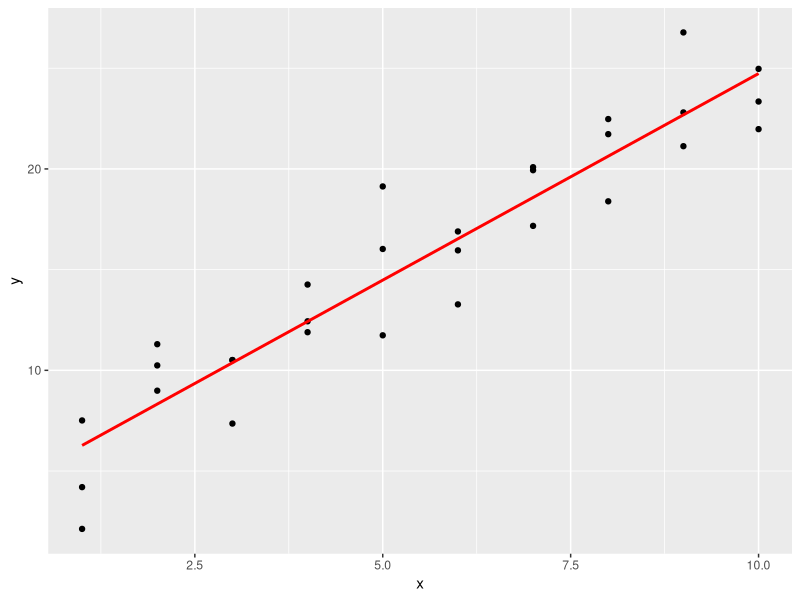
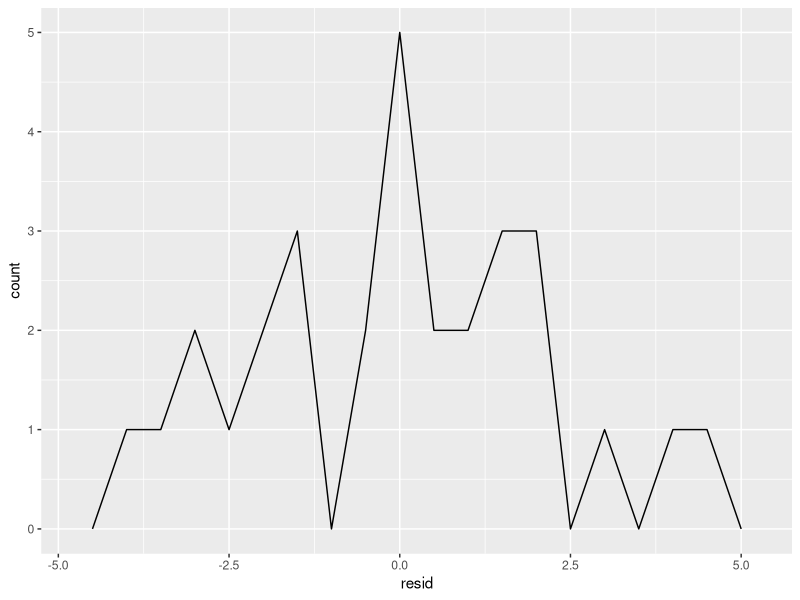
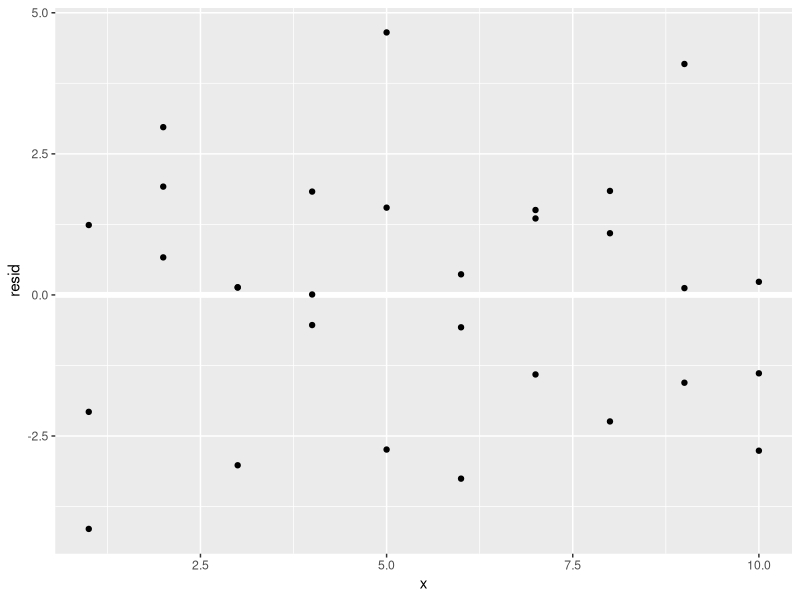
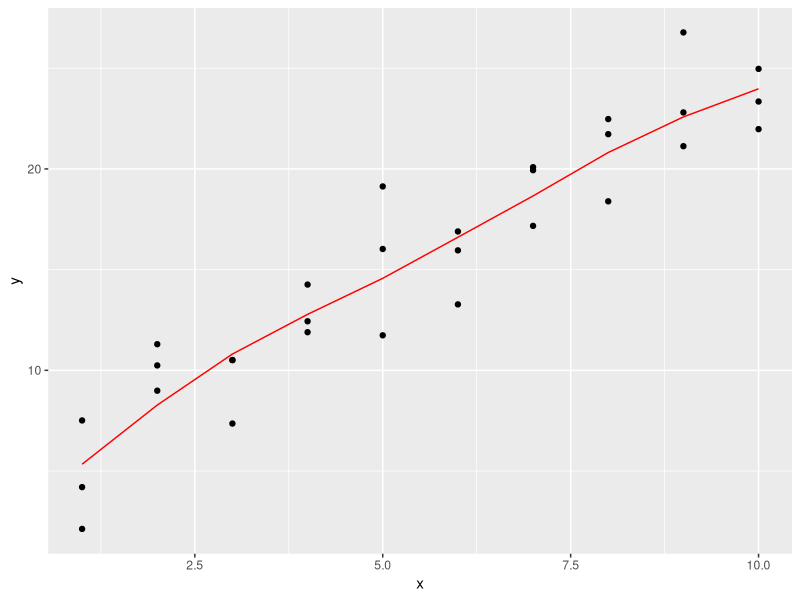
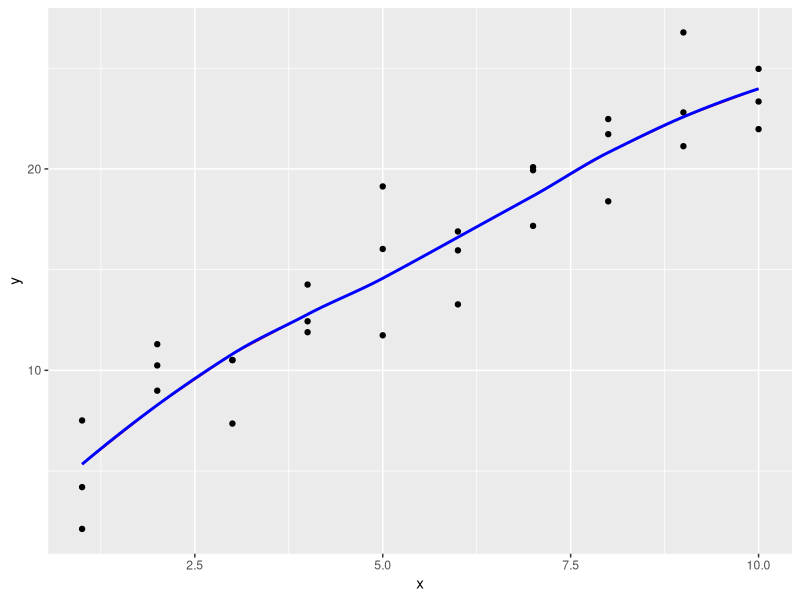
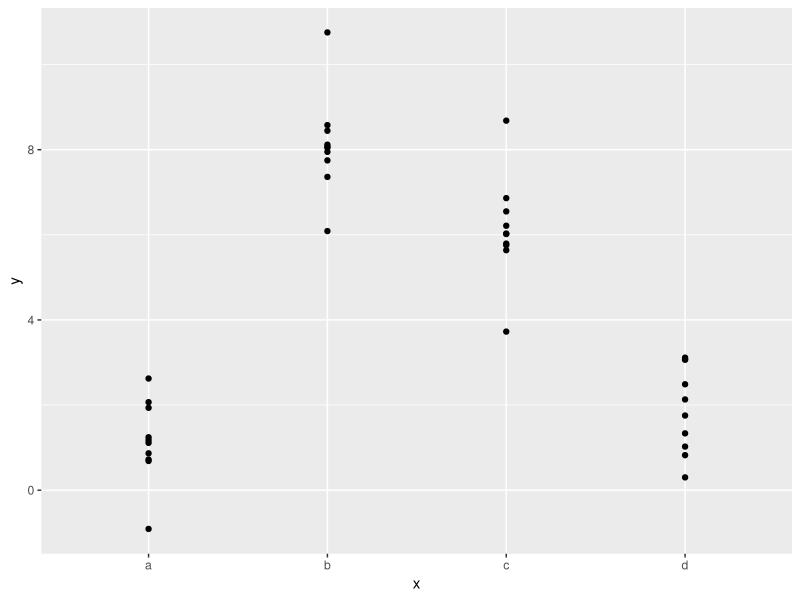
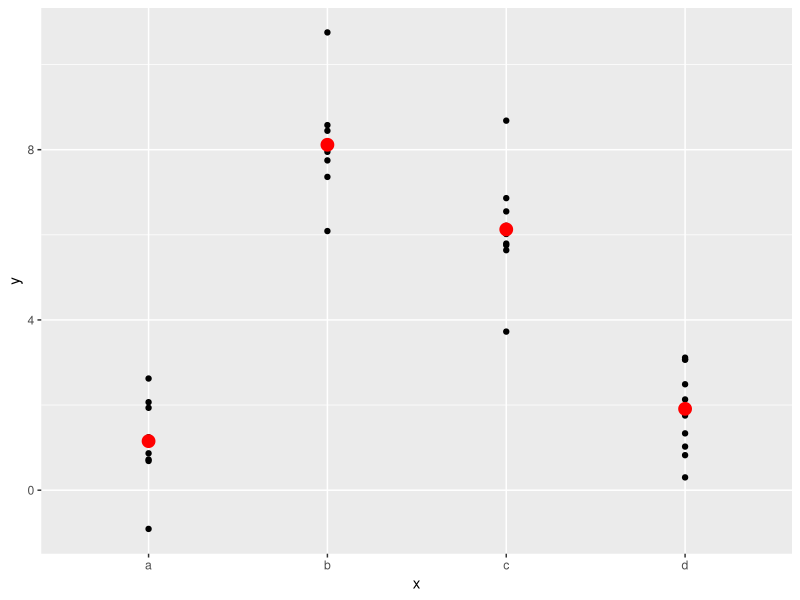
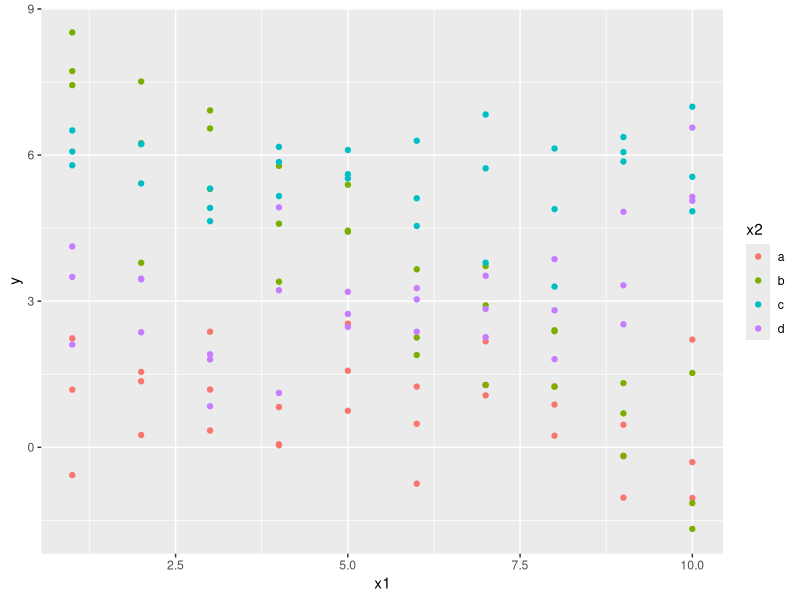

These figures' R source, in order:
## ---- chunk 1
knitr::opts_chunk$set(echo = TRUE)
## ---- chunk 2
library(modelr)
grid <- sim1 %>% 
  data_grid(x)
 
## ---- chunk 3
sim1_mod <- lm(y ~ x, data = sim1)

grid <- grid %>% 
  add_predictions(sim1_mod) 
grid

## ---- chunk 4
library(ggplot2)
ggplot(sim1, aes(x)) +
  geom_point(aes(y = y)) +
  geom_line(aes(y = pred), data = grid, colour = "red", size = 1)
## ---- chunk 5
sim1 <- sim1 %>% 
  add_residuals(sim1_mod)
sim1
## ---- chunk 6
ggplot(sim1, aes(resid)) + 
  geom_freqpoly(binwidth = 0.5)
## ---- chunk 7
ggplot(sim1, aes(x, resid)) + 
  geom_ref_line(h = 0) +
  geom_point()
## ---- chunk 8
#First use add_predictions and add_residuals to add the predictions and residuals from a loess regression to the sim1 data.

sim1_loess <- loess(y ~ x, data = sim1)
grid_loess <- sim1 %>%
  add_predictions(sim1_loess)

sim1 <- sim1 %>%
  add_residuals(sim1_loess, var = "resid_loess") %>%
  add_predictions(sim1_loess, var = "pred_loess")
  
#This plots the loess predictions. The loess produces a nonlinear, but smooth line through the data.

plot_sim1_loess <- 
  ggplot(sim1, aes(x = x, y = y)) +
  geom_point() +
  geom_line(aes(x = x, y = pred), data = grid_loess, colour = "red")
plot_sim1_loess

#As we see the massege, The predictions of loess are the same as the default method for geom_smooth because geom_smooth() uses loess() by default.

plot_sim1_loess +
  geom_smooth(colour = "blue", se = FALSE, alpha = 0.20)

#plot the residuals (red), and compare them to the residuals from lm (black). In general, the loess model has smaller residuals within the sample 

#ggplot(sim1, aes(x = x)) +
 # geom_ref_line(h = 0) +
 # geom_point(aes(y = resid)) +
  #geom_point(aes(y = resid_loess), colour = "red") why Error in FUN(X[[i]], ...) : object 'resid_loess' not found?
## ---- chunk 9
library(tibble)
df <- tribble(
  ~y, ~x1, ~x2,
  4, 2, 5,
  5, 1, 6
)
model_matrix(df, y ~ x1)
model_matrix(df, y ~ x2)
## ---- chunk 10
model_matrix(df, y ~ x1 - 1)
## ---- chunk 11
df <- tribble(
  ~ sex, ~ response,
  "male", 1,
  "female", 2,
  "male", 1
)
model_matrix(df, response ~ sex)
## ---- chunk 12
ggplot(sim2) + 
  geom_point(aes(x, y))
## ---- chunk 13
mod2 <- lm(y ~ x, data = sim2)

grid <- sim2 %>% 
  data_grid(x) %>% 
  add_predictions(mod2)
grid
## ---- chunk 14
ggplot(sim2, aes(x)) + 
  geom_point(aes(y = y)) +
  geom_point(data = grid, aes(y = pred), colour = "red", size = 4)
## ---- chunk 15
#tibble(x = "e") %>% 
#  add_predictions(mod2)
#got error
## ---- chunk 16
ggplot(sim3, aes(x1, y)) + 
  geom_point(aes(colour = x2))
## ---- chunk 17
mod1 <- lm(y ~ x1 + x2, data = sim3)
mod2 <- lm(y ~ x1 * x2, data = sim3)
## ---- chunk 18
grid <- sim3 %>% 
  data_grid(x1, x2) %>% 
  gather_predictions(mod1, mod2)
grid

## ---- chunk 19
#ggplot(sim3, aes(x1, y, colour = x2)) + 
 # geom_point() + 
 # geom_line(data = grid, aes(y = pred)) + 
 # facet_wrap(~ model)
#not worked???
## ---- chunk 20
sim3 <- sim3 %>% 
  gather_residuals(mod1, mod2)

ggplot(sim3, aes(x1, resid, colour = x2)) + 
  geom_point() + 
  facet_grid(model ~ x2)
## ---- chunk 21
mod1 <- lm(y ~ x1 + x2, data = sim4)
mod2 <- lm(y ~ x1 * x2, data = sim4)

grid <- sim4 %>% 
  data_grid(
    x1 = seq_range(x1, 5), 
    x2 = seq_range(x2, 5) 
  ) %>% 
  gather_predictions(mod1, mod2)
grid
## ---- chunk 22
seq_range(c(0.0123, 0.923423), n = 5)
seq_range(c(0.0123, 0.923423), n = 5, pretty = TRUE)

## ---- chunk 23
x1 <- rcauchy(100)
seq_range(x1, n=5)
seq_range(x1, n=5, trim=0.10)
seq_range(x1, n=5, trim=0.25)
seq_range(x1, n=5 , trim = 0.50)
## ---- chunk 24
x2 <- c(0, 1)
seq_range(x2, n = 5)
#> [1] 0.00 0.25 0.50 0.75 1.00
seq_range(x2, n = 5, expand = 0.10)
#> [1] -0.050  0.225  0.500  0.775  1.050
seq_range(x2, n = 5, expand = 0.25)
#> [1] -0.125  0.188  0.500  0.812  1.125
seq_range(x2, n = 5, expand = 0.50)
#> [1] -0.250  0.125  0.500  0.875  1.250
## ---- chunk 25
ggplot(grid, aes(x1, x2)) + 
  geom_tile(aes(fill = pred)) + 
  facet_wrap(~ model)
## ---- chunk 26
ggplot(grid, aes(x1, pred, colour = x2, group = x2)) + 
  geom_line() +
  facet_wrap(~ model)
ggplot(grid, aes(x2, pred, colour = x1, group = x1)) + 
  geom_line() +
  facet_wrap(~ model)
## ---- chunk 27
df <- tribble(
  ~y, ~x1, ~x2,
  4, 2, 5,
  5, 1, 6
)

## ---- chunk 28
df <- tribble(
  ~y, ~x,
   1,  1,
   2,  2, 
   3,  3
)
model_matrix(df,y ~ x^2 + x)
model_matrix(df, y ~ I(x^2) + x)
## ---- chunk 29
model_matrix(df, y ~ poly(x, 2))
## ---- chunk 30
library(splines)
model_matrix(df, y ~ ns(x, 2))
## ---- chunk 31
sim5 <- tibble(
  x = seq(0, 3.5 * pi, length = 50),
  y = 4 * sin(x) + rnorm(length(x))
)

ggplot(sim5, aes(x, y)) +
  geom_point()
## ---- chunk 32
mod1 <- lm(y ~ ns(x, 1), data = sim5)
mod2 <- lm(y ~ ns(x, 2), data = sim5)
mod3 <- lm(y ~ ns(x, 3), data = sim5)
mod4 <- lm(y ~ ns(x, 4), data = sim5)
mod5 <- lm(y ~ ns(x, 5), data = sim5)

grid <- sim5 %>% 
  data_grid(x = seq_range(x, n = 50, expand = 0.1)) %>% 
  gather_predictions(mod1, mod2, mod3, mod4, mod5, .pred = "y")

ggplot(sim5, aes(x, y)) + 
  geom_point() +
  geom_line(data = grid, colour = "red") +
  facet_wrap(~ model)
## ---- chunk 33
df <- tribble(
  ~x, ~y,
  1, 2.2,
  2, NA,
  3, 3.5,
  4, 8.3,
  NA, 10
)

mod <- lm(y ~ x, data = df)
## ---- chunk 34
mod <- lm(y ~ x, data = df, na.action = na.exclude)
## ---- chunk 35
nobs(mod)
